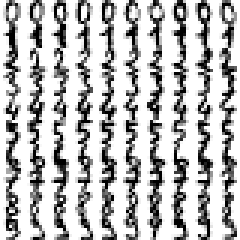
#> input picture resources/digits.png, 80 x 80 px (shown 3 times larger)
$ jupyter execute --allow-errors 'Assignment 2 - Numpy.ipynb'
#> lines starting #> are read from the running program, lines starting #| are printed output that depends on the picture
# Assignment 2

[cell 1]
import numpy as np
from numpy import genfromtxt

1. <code>np.array([True, 1, 2]) + np.array([3, 4, False]) == which one?
    a. np.array([True, 1, 2, 3, 4, False])
    b. np.array([4, 3, 0]) + np.array([0, 2, 2])
    c. np.array([1, 1, 2]) + np.array([3, 4, -1])
    d. np.array([0, 1, 2, 3, 4, 5])</code>

[cell 2]
# Answer here

2. Create a 2d array with 1 on the border and 0 inside

[cell 3]
# Your code here

3. somehow, your $y$ comes in 2D, as we know, in scikit learn, it needs a 1D $y$, in the shape of <code>(samples, )</code>.  Convert this $y$ into 1D
<code>y = np.array([[3, 2, 3, 4, 5]])</code>

[cell 4]
y = np.array([[3, 2, 3, 4, 5]])

# Your code here

4. Given the following array
<code>celsius_fahrenheit = np.array([10, 50, 15, 59, 5, 42])</code>.  Convert them to a 2d array with first col as celsius and second col as fahrenheit

[cell 5]
celsius_fahrenheit = np.array([10, 50, 15, 59, 5, 42])

# Your code here

5. Given the 3D temperature field and 1-D pressure coordinates below, calculate: $$T\exp(P/1000)$$ You will need to use broadcasting to make the arrays compatible.

<code>pressure = np.array([1000, 850, 500, 300])
temps = np.linspace(20, 30, 24).reshape(4, 3, 2)
print(temps.shape)</code>

[cell 6]
pressure = np.array([1000, 850, 500, 300])
temps = np.linspace(20, 30, 24).reshape(4, 3, 2)
print("Pressure shape: ", pressure.shape)

# Your code here

6. Given following arrays:

<code>array3d = np.array([[[ 0,  1,  2],
                     [ 3,  4,  5],
                     [ 6,  7,  8]],
                    [[ 9, 10, 11],
                     [12, 13, 14],
                     [15, 16, 17]],
                    [[18, 19, 20],
                     [21, 22, 23],
                     [24, 25, 26]]])
</code>

Index into the 3d array to produce the followings 4 arrays

<code>array([[ 2,  5,  8],
       [11, 14, 17],
       [20, 23, 26]])
array([[ 3,  4,  5],
       [12, 13, 14]])
array([2, 5])
array([[11, 10,  9],
       [14, 13, 12],
       [17, 16, 15]])
</code>

[cell 7]
array3d = np.array([[[ 0,  1,  2],
                     [ 3,  4,  5],
                     [ 6,  7,  8]],
                    [[ 9, 10, 11],
                     [12, 13, 14],
                     [15, 16, 17]],
                    [[18, 19, 20],
                     [21, 22, 23],
                     [24, 25, 26]]])

# Your code here

7. Given the following arrays:

<code>#unit is power measured in volts (value is mock)
eeg1 = np.array([[1, 19, 3], [3, 2, 10], [30, 2, 8]])
marker1 = np.array(1)  #cat
eeg2 = np.array([[3, 6, 9], [8, 2, 3], [4, 5, 9]])
marker2 = np.array(2) #dog
eeg3 = np.array([[1, 2, 10], [15, 2, 3], [6, 2, 1]])
marker3 = np.array(1)  #cat
all_eeg = []
all_eeg.append([eeg1, marker1])
all_eeg.append([eeg2, marker2])
all_eeg.append([eeg3, marker3])
all_eeg_numpy = np.array(all_eeg)
print("All eeg numpy: ", all_eeg_numpy)
print("All eeg numpy shape: ", all_eeg_numpy.shape)
</code>

Compare whether marker of 1 (i.e., cat) has an average power higher than 2 across all channels (i.e., dog). Use all_eeg_numpy, assuming that eeg and marker are not given.

Hint: First you want to get eeg belonging to only 1 and 2.  Then perform np.mean across all eeg signals sharing same markers, then np mean across all channels, i.e., column wise.

[cell 8]
eeg1 = np.array([[1, 19, 3], [3, 2, 10], [30, 2, 8]])
marker1 = np.array(1)  #cat
eeg2 = np.array([[3, 6, 9], [8, 2, 3], [4, 5, 9]])
marker2 = np.array(2) #dog
eeg3 = np.array([[1, 2, 10], [15, 2, 3], [6, 2, 1]])
marker3 = np.array(1)  #cat
all_eeg = []
all_eeg.append([eeg1, marker1])
all_eeg.append([eeg2, marker2])
all_eeg.append([eeg3, marker3])

#> (the rest of this cell did not finish here and is left out)

8. let $x$ be 111 points from 1 to 100, and y be $f(x)$ of $sin$, $cos$, $exp$ and $log$.  Construct $x$ and $y$.  Then use the following function to plot $x$, and $y$

<code>import matplotlib as plt
plt.plot(x,y )
plt.title("Any title",fontsize=16)</code>

[cell 9]
import matplotlib.pyplot as plt
import numpy as np

# Your code here

9. Let's compute distance between all pairs of X, Y, total of 10 points:

<code>coordinates = np.random.rand(10, 2)
X, Y = coordinates[:, 0], coordinates[:, 1]
import matplotlib.pyplot as plt
plt.scatter(X, Y, s=100)</code>

Then, find the closest neighbor for the fourth points (index 3)

[cell 10]
import numpy as np
coordinates = np.random.randint(10, size = (10, 2))
print(coordinates)
X, Y = coordinates[:, 0], coordinates[:, 1]

import matplotlib.pyplot as plt
plt.scatter(X, Y, s=100)

# Your code here
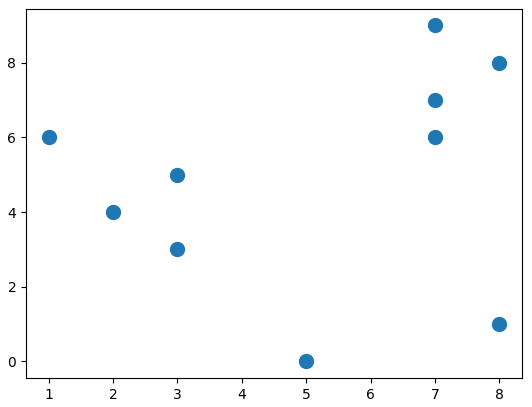
#> figure drawn by matplotlib, 1 panel

10. given following vector
<code>u = np.array([2, 5])</code>
find the norm

## Norm
The norm of a vector $\textbf{u}$, noted $\left \Vert \textbf{u} \right \|$, is a measure of the length (a.k.a. the magnitude) of $\textbf{u}$. There are multiple possible norms, but the most common one (and the only one we will discuss here) is the Euclidian norm, which is defined as:

$\left \Vert \textbf{u} \right \| = \sqrt{\sum_{i}{\textbf{u}_i}^2}$

We could implement this easily in pure python, recalling that $\sqrt x = x^{\frac{1}{2}}$

[cell 11]
u = np.array([2, 5])
# Your code here

11. Given the following data, find the pairwise distance of X which is basically euclidean distance of each point to every point

<code>
X = np.arange(6).reshape((3, 2))
print("Input data: ", X)
</code>

[cell 12]
X = np.arange(6).reshape((3, 2))
print("Input data: ", X)
# Your code here

12. <code>baseball = genfromtxt('resources/baseball.csv', delimiter=',',
                      encoding="utf-8", dtype=None)
print("Fields: ", baseball[0])
print("First name: ", baseball[1][0])
print("First name: ", baseball[1][0], " has a weight of",
      baseball[1][4]) </code>

- find out all unique team
- find out all unique position
- average height by team and position (sorted descending)

#> (a cell that did not finish here is left out)

13. <code> fifa = genfromtxt('resources/fifa.csv', delimiter=',',
                      encoding="utf-8", dtype=None)
print("Fields: ", fifa[0]) </code>

we are scouts who want strikers/forward (A) with left foot, with height
more than 190, with shooting over 75.  Basically, he should be able
to both shoot and head!

#> (a cell that did not finish here is left out)

14.Create a function that compute moving average using a sliding
window over a list.  You may want to perform a bit of research what is moving average

For example, <code>moving_average([1,2,5,10], n=2)</code> should produce

        [1.5 3.5 7.5]

[cell 15]
data = [1, 2, 5, 10]

# Your code here

15. <code>#Read a digits image and split it up in different training examples
import cv2
import matplotlib.pyplot as plt
img = cv2.imread('resources/digits.png', 0)
plt.imshow(img)
print(img.shape)</code>

- first, our img is a numpy array, attempt to break into 100 letters

- commonly, we break our dataset to training and testing set.  If our dataset is small, then probably testing should be around 30% then the rest is training set.  When our dataset is really big, 5% for testing set suffice.  Here our dataset is quite small, so attempt to break into 30% testing set, and 70% training set. Result should be X_train, X_test, y_train, y_test.  Code from scratch!

[cell 16]
#Read a digits image and split it up in different training examples
import cv2
import matplotlib.pyplot as plt

#0 means gray scale
img = cv2.imread('../resources/digits.png', 0)
#> img is the input picture: shape (80, 80); min 0, max 255, mean 184.5
plt.imshow(img)

print(img.shape)
#| (80, 80)

# Your code here


$ run again, with resources/exercise2.png copied over resources/digits.png
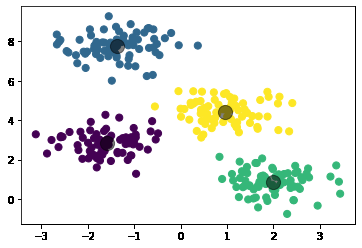
#> input picture resources/exercise2.png, 362 x 248 px
#> `img = cv2.imread('../resources/digits.png', 0)`:
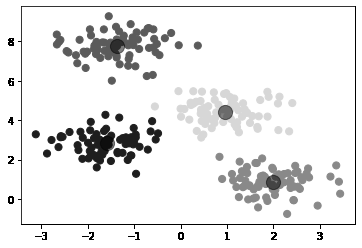
#> img: shape (248, 362); min 0, max 255, mean 234.4
#| (248, 362)

$ run again, with resources/exercise3.png copied over resources/digits.png
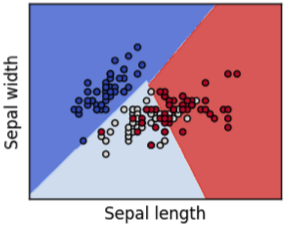
#> input picture resources/exercise3.png, 290 x 227 px
#> `img = cv2.imread('../resources/digits.png', 0)`:
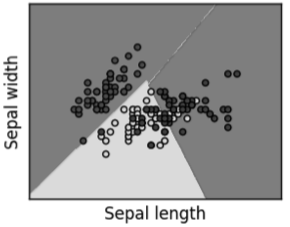
#> img: shape (227, 290); min 3, max 255, mean 158.9
#| (227, 290)
